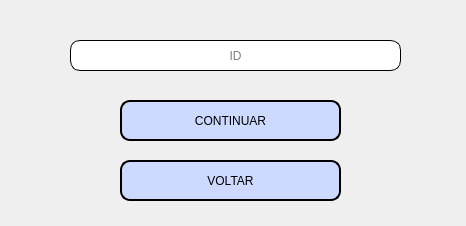
<?xml version="1.0" encoding="UTF-8"?>
<ui version="4.0">
 <class>telaInfoID</class>
 <widget class="QWidget" name="telaInfoID">
  <property name="geometry">
   <rect>
    <x>0</x>
    <y>0</y>
    <width>466</width>
    <height>226</height>
   </rect>
  </property>
  <property name="windowTitle">
   <string>Informe o ID</string>
  </property>
  <widget class="QPushButton" name="btnNextTelaEdit">
   <property name="geometry">
    <rect>
     <x>120</x>
     <y>100</y>
     <width>221</width>
     <height>41</height>
    </rect>
   </property>
   <property name="cursor">
    <cursorShape>PointingHandCursor</cursorShape>
   </property>
   <property name="styleSheet">
    <string notr="true">border-radius: 10px;
background-color: rgb(205, 217, 255);
border-style: outset;
border: 2px solid black;</string>
   </property>
   <property name="text">
    <string>CONTINUAR</string>
   </property>
  </widget>
  <widget class="QLineEdit" name="inputID">
   <property name="geometry">
    <rect>
     <x>70</x>
     <y>40</y>
     <width>331</width>
     <height>31</height>
    </rect>
   </property>
   <property name="font">
    <font>
     <strikeout>false</strikeout>
    </font>
   </property>
   <property name="styleSheet">
    <string notr="true">background-color: rgb(255, 255, 255);
border-radius: 10px;
border-style: outset;
border-width: 1px;
</string>
   </property>
   <property name="text">
    <string/>
   </property>
   <property name="echoMode">
    <enum>QLineEdit::Normal</enum>
   </property>
   <property name="cursorPosition">
    <number>0</number>
   </property>
   <property name="alignment">
    <set>Qt::AlignCenter</set>
   </property>
   <property name="placeholderText">
    <string>ID</string>
   </property>
  </widget>
  <widget class="QPushButton" name="btnVoltarTelaMainIID">
   <property name="geometry">
    <rect>
     <x>120</x>
     <y>160</y>
     <width>221</width>
     <height>41</height>
    </rect>
   </property>
   <property name="cursor">
    <cursorShape>PointingHandCursor</cursorShape>
   </property>
   <property name="styleSheet">
    <string notr="true">background-color: rgb(205, 217, 255);
border-radius: 10px;
border-style: outset;
border: 2px solid black;</string>
   </property>
   <property name="text">
    <string>VOLTAR</string>
   </property>
  </widget>
 </widget>
 <resources/>
 <connections/>
</ui>
